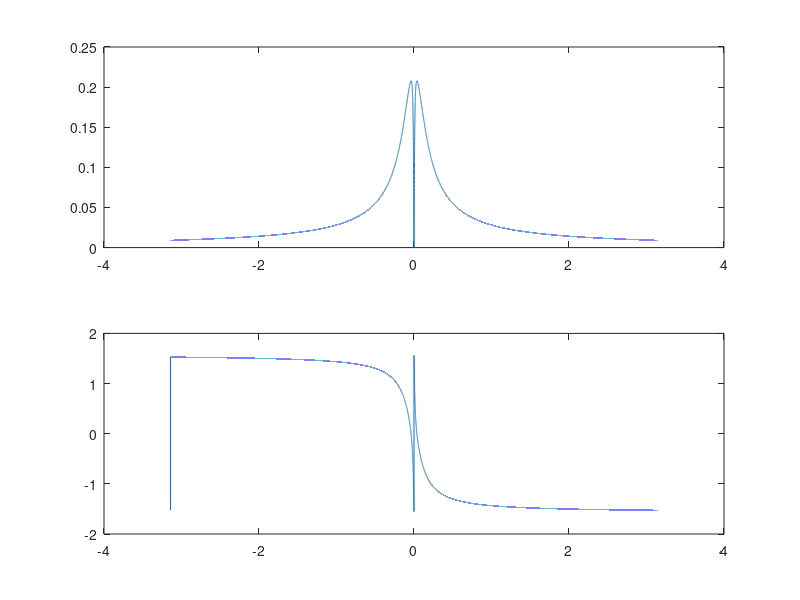
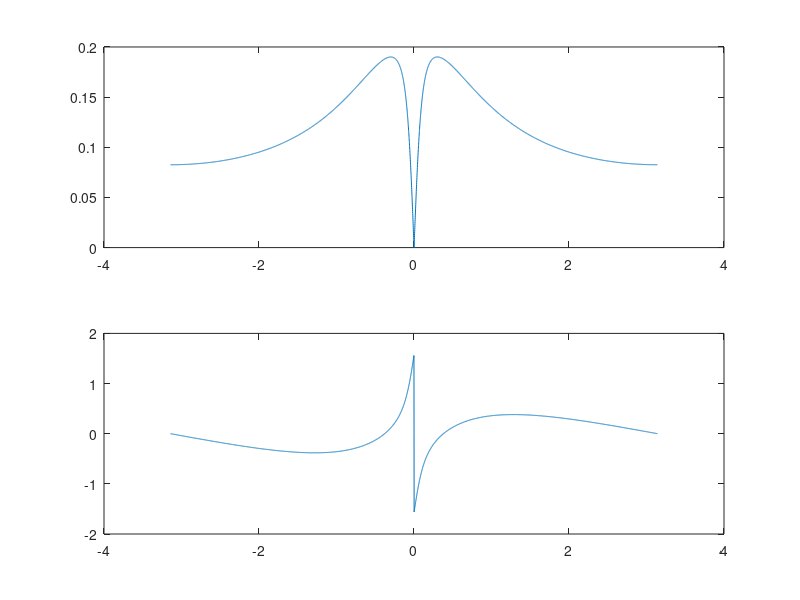
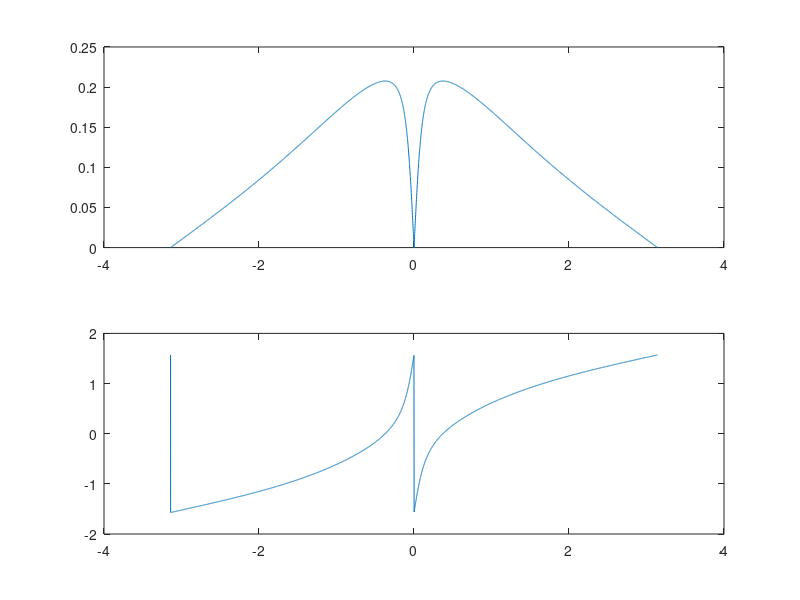

Here is the MATLAB script that generated these plots, in order:
%Inicializamos
Fm=1000;
T=1/Fm;
w = 0:T:2*pi-T;
r = 1;
z = r*exp(j*w);
f=-pi:T:pi-T;

#%---VER!!!
%Transformada de Laplace
Ts = 1/10000;%Esto es por la propiedad de que al disminuir la freq de muestreo en tiempo aumenta la definicion frecuencial
w2= 0:Ts:2*pi-Ts;
z2 = r*exp(j*w2);
s = log(z2)/Ts;
%s = [s zeros(1,10000)];
f2=-pi:Ts:pi-Ts;

h = (12500*s) ./ (44*s.^2 + 60225*s + 625*10^4);
h_f = [h(floor(length(h)/2)+1:length(h)) h(1:floor(length(h)/2))];
figure(1);
subplot(2,1,1);
plot(f2,abs(h_f));
subplot(2,1,2);
plot(f2,angle(h_f));

#%Sacamos el valor de la frecuencia de corte a partir de buscar en el vector h
#val_max = max(abs(h2));
#freq_corte = 0;
#for i = 1:length(h2)
#	if(h2(i) <= (val_max - 3))
#		freq_corte = i;
#	endif
#endfor
#disp("Frecuencia de corte");
#disp(freq_corte);



%Transformada de Euler

s1 = (1-z)./T;
h1 = (12500*s1) ./ (44*s1.^2 + 60225*s1 + 625*10^4);
h1_f = [h1(floor(length(h1)/2)+1:length(h1)) h1(1:floor(length(h1)/2))];

figure(2);
subplot(2,1,1);
plot(f,abs(h1_f));
subplot(2,1,2);
plot(f,angle(h1_f));
%freqz_plot(w,h1);

%Transformada Bilineal

s2 = (2/T) * (1-z)./(z+1);
h2 = (12500*s2) ./ (44*s2.^2 + 60225*s2 + 625*10^4);  

h2_f = [h2(floor(length(h2)/2)+1:length(h2)) h2(1:floor(length(h2)/2))];

figure(3);
subplot(2,1,1);
plot(f,abs(h2_f));
subplot(2,1,2);
plot(f,angle(h2_f));
%freqz_plot(w,h2);
